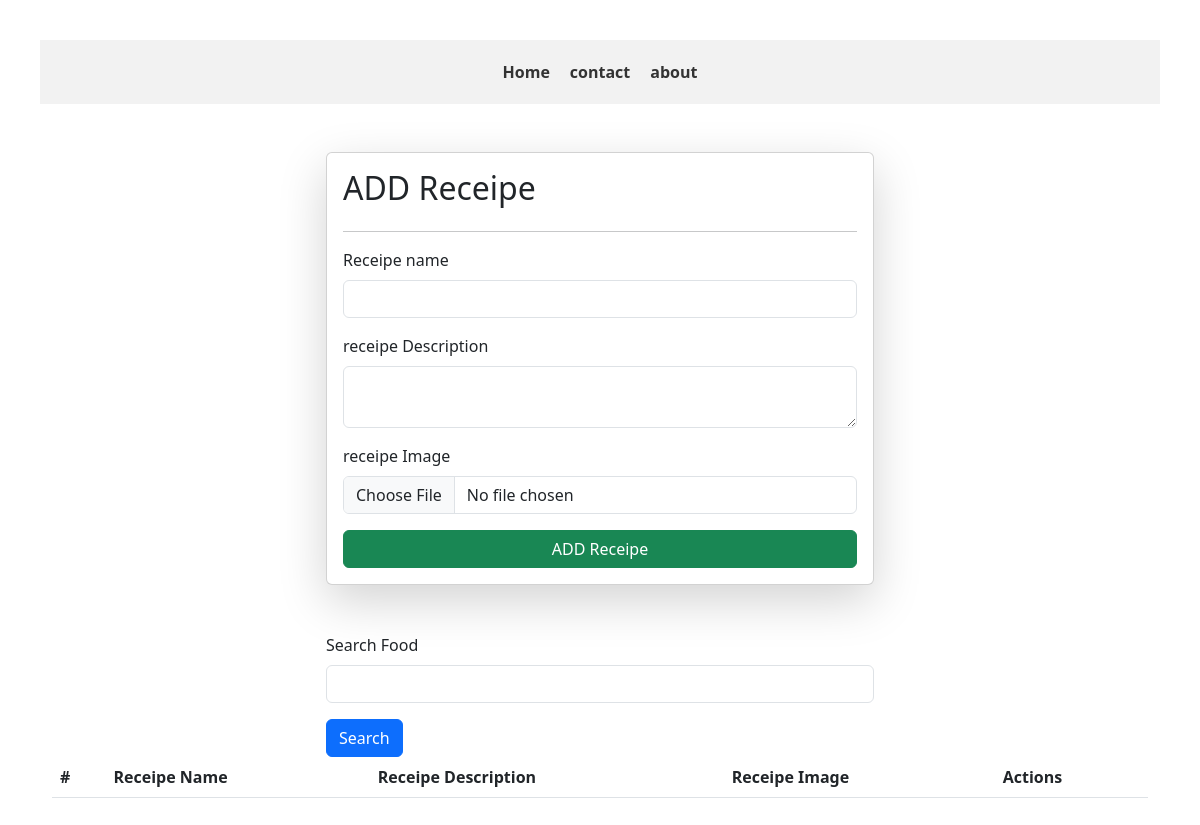
The app's page /receipes/, older data.
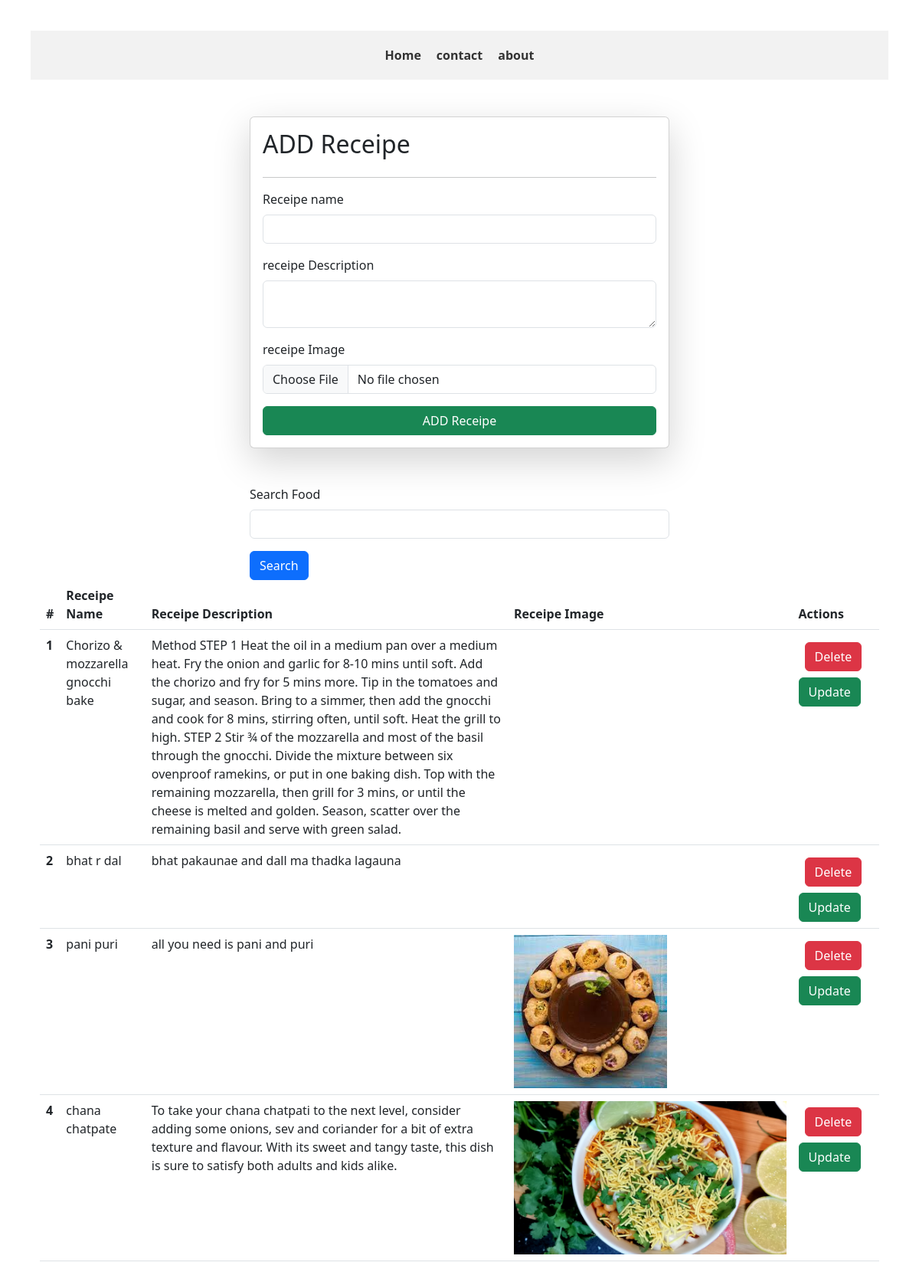
The same page, newer data.
### vege/models.py (models this page shows)
class Receipe(models.Model):
    user = models.ForeignKey(User,on_delete=models.SET_NULL,null=True,blank=True)
    receipe_name = models.CharField(max_length=150)
    receipe_description = models.TextField()
    receipe_image= models.ImageField(upload_to="receipe")

### vege/views.py (the view, shortened to what this page needs)
# urls.py: path('receipes/',receipes,name="receipes"),
def receipes(request):
    query_set=  Receipe.objects.all()
    if request.GET.get('search'):
        query_set= query_set.filter(receipe_name__icontains = request.GET.get('search'))
    context = {'receipes':query_set}
    return render(request,'receipes.html',context)

### vege/templates/receipes.html (shortened to what this page needs)
{% extends 'base.html' %}
{% block start%}
<div class="container mt-5">
    <form  class="col-6 mx-auto card p-3 shadow-lg" method="post" enctype="multipart/form-data">
        <h2>ADD Receipe
        </h2>
        <hr>
        <div class="mb-3 mt">
          <label for="exampleInputEmail1" class="form-label">Receipe name</label>
          <input name="receipe_name" type="text" required class="form-control" >
        </div>
        <div class="mb-3">
          <label for="exampleInputPassword1" class="form-label">receipe Description</label>
          <textarea name ="receipe_description" required class="form-control"></textarea>
        </div>
        <div class="mb-3">
            <label for="exampleInputPassword1" class="form-label">receipe Image</label>
            <input name = "receipe_image" type="file" class="form-control" >
          </div>
        <button type="submit" class="btn btn-success">ADD Receipe</button>
      </form>
      <div class="mt-5">
        <div class="mx-auto col-6">
            <form>
            <div class="mb-3 mt">
                <label for="exampleInputEmail1" class="form-label">Search Food</label>
                <input name="search"   type="text" required class="form-control" >
              </div >
              <button type="submit" class="btn btn-primary">Search</button>
            </form>
        </div>
      </div>
      <table class="table">
        <thead>
          <tr>
            <th scope="col">#</th>
            <th scope="col">Receipe Name</th>
            <th scope="col">Receipe Description</th>
            <th scope="col">Receipe Image</th>
            <th scope="col">Actions</th>
          </tr>
        </thead>
        <tbody>
            {%for receipe in receipes %}
          <tr>
            <th scope="row">{{forloop.counter}}</th>
            <td>{{receipe.receipe_name}}</td>
            <td>{{receipe.receipe_description}}</td>
            <td><img src="/media/{{receipe.receipe_image}}" alt="" style="height: 200px;"></td>
            <td><a href="/delete-receipe/{{receipe.id}}" class="btn btn-danger m-2"> Delete </a>
                <a href="/update-receipe/{{receipe.id}}" class="btn btn-success"> Update</a></td>
          </tr>
          {%endfor%}
        </tbody>
      </table>
</div>
{%endblock%}

### home/templates/base.html (shortened to what this page needs)
<!DOCTYPE html>
<html lang="en">
<head>
  <link href="https://cdn.jsdelivr.net/npm/bootstrap@5.3.0/dist/css/bootstrap.min.css" rel="stylesheet">
</head>
<body>
<div id="nav">
  <a href="/home">Home</a>
  <a href="/contact">contact</a>
  <a href="/about">about</a>
</div>
<div id="middle content">
{%block start%}
{%endblock%}
</div>
</body>
</html>

### home/templates/base.html (style rules this page uses)
body { margin: 40px; display: flex; flex-direction: column; }
#nav { background-color: #f2f2f2; padding: 20px; display: flex; justify-content: center; }
#nav a { margin: 0 10px; text-decoration: none; color: #333; font-weight: bold; }

Row changes from the older to the newer data that the page shows:
added Receipe: receipe_name "Chorizo & mozzarella gnocchi bake", receipe_description "Method STEP 1 Heat the oil in a medium pan over a medium heat. Fry the onion and garlic for 8-10 mins until soft. Add the chorizo and fry for 5 mins more. Tip in the tomatoes and sugar, and season. Bring to a simmer, then add the gnocchi and cook for 8 mins, stirring often, until soft. Heat the grill to high. STEP 2 Stir ¾ of the mozzarella and most of the basil through the gnocchi. Divide the mixture between six ovenproof ramekins, or put in one baking dish. Top with the remaining mozzarella, then grill for 3 mins, or until the cheese is melted and golden. Season, scatter over the remaining basil and serve with green salad."
added Receipe: receipe_name "bhat r dal", receipe_description "bhat pakaunae and dall ma thadka lagauna"
added Receipe: receipe_name "pani puri", receipe_description "all you need is pani and puri", receipe_image (picture)
added Receipe: receipe_name "chana chatpate", receipe_description "To take your chana chatpati to the next level, consider adding some onions, sev and coriander for a bit of extra texture and flavour. With its sweet and tangy taste, this dish is sure to satisfy both adults and kids alike.", receipe_image (picture)
